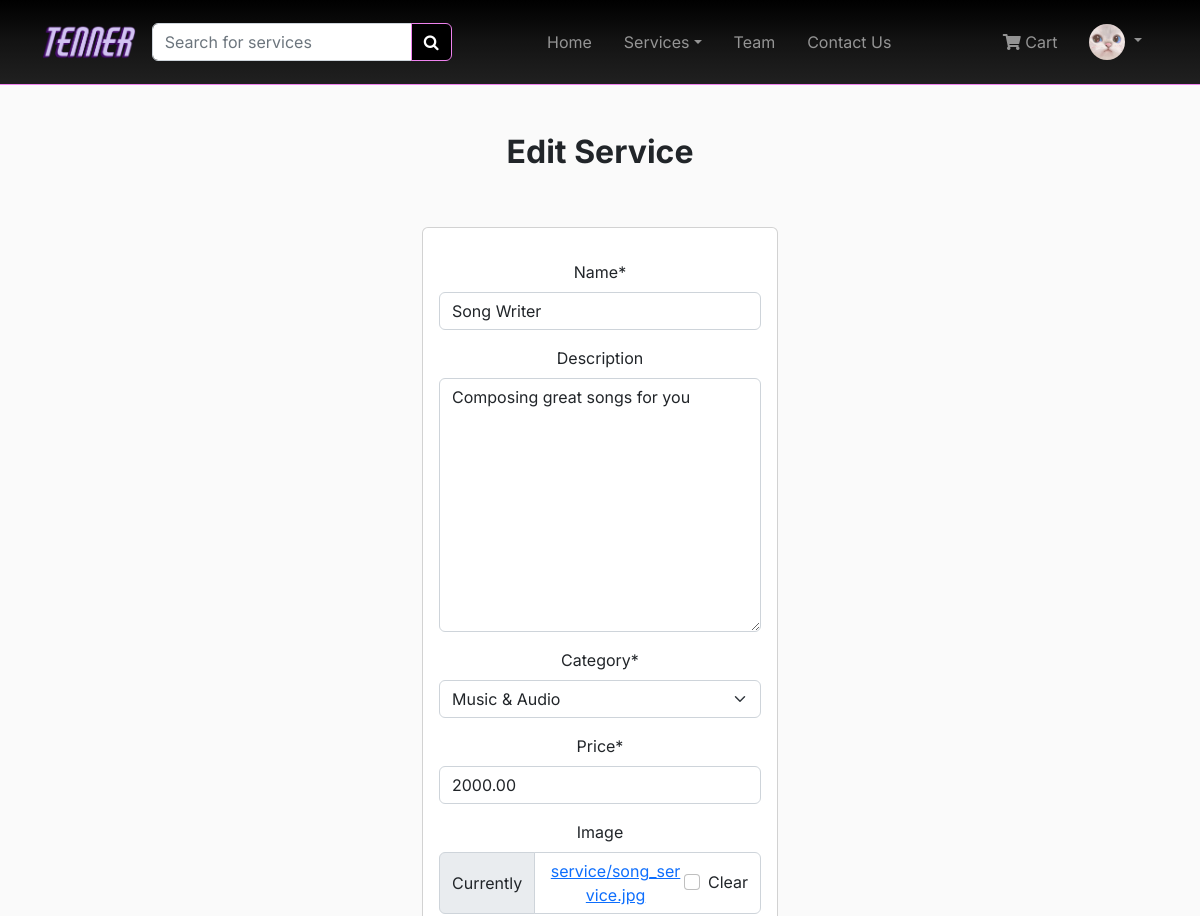
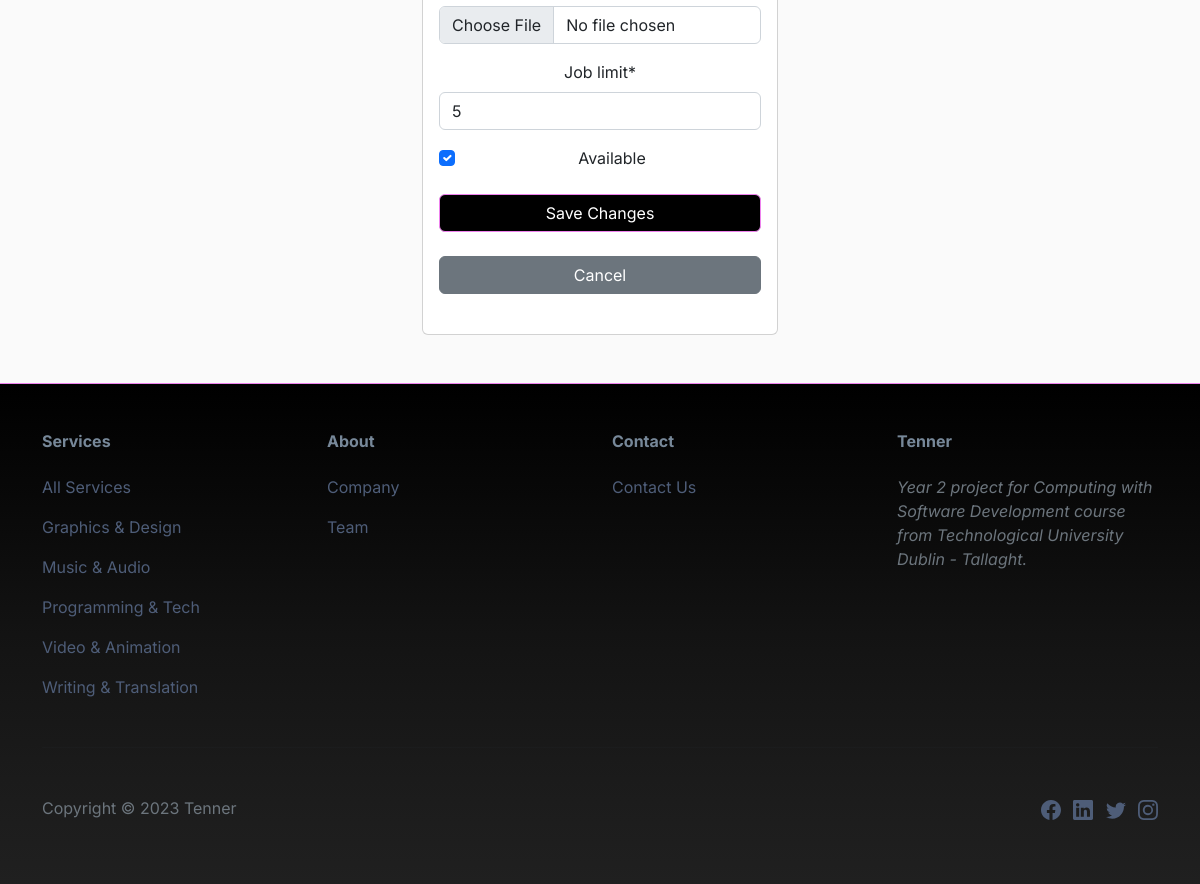
The page /services/2f060620-5fac-40c7-abb5-29faf23cee4a/edit/ (signed in) on the database its author committed (2 pictures, top to bottom).
### accounts/models.py (models this page shows, shortened)
class CustomUser(AbstractUser):
    first_name = models.CharField(max_length=255)
    last_name = models.CharField(max_length=255)

class Profile(models.Model):
    user = models.OneToOneField(
        get_user_model(),
        null=True,
        on_delete=models.CASCADE,
    )
    email = models.EmailField(max_length=255)
    first_name = models.CharField(max_length=255)
    last_name = models.CharField(max_length=255)
    image = models.ImageField(upload_to='profile', blank=True, null=True)
    join_date = models.DateTimeField(auto_now_add=True, blank=True, null=True)

### services/models.py (models this page shows, shortened)
class Service(models.Model):
    id = models.UUIDField(
        primary_key=True,
        default=uuid.uuid4,
        editable=False)
    name = models.CharField(max_length=250, unique=True)
    description = models.TextField(blank = True)
    category = models.ForeignKey(Category, on_delete=models.CASCADE)
    provider = models.ForeignKey(get_user_model(), on_delete=models.CASCADE)
    price = models.DecimalField(max_digits=10, decimal_places=2)
    image = models.ImageField(upload_to = 'service', blank=True)
    job_limit = models.IntegerField()
    available = models.BooleanField(default=True)
    created = models.DateTimeField(auto_now_add=True, blank = True, null= True)
    updated = models.DateTimeField(auto_now=True, blank = True, null= True)
    class Meta:
        ordering = ('name',)
        verbose_name = 'service'
        verbose_name_plural = 'services'
    def get_absolute_url(self):
        return reverse('services:service_detail', args=[self.category.id, self.id])

class Category(models.Model):
    id = models.UUIDField(
        primary_key=True,
        default=uuid.uuid4,
        editable=False)
    name = models.CharField(max_length=250, unique=True)
    description = models.TextField(blank = True)
    class Meta:
        ordering = ('name',)
        verbose_name = 'category'
        verbose_name_plural = 'categories'
    def get_absolute_url(self):
        return reverse('services:services_by_category', args=[self.id])
    def __str__(self):
        return self.name

### services/views.py (the view)
# urls.py: path('<uuid:service_id>/edit/', views.ServiceUpdateView.as_view(), name='edit_service'),
class ServiceUpdateView(UpdateView):
    model = Service
    template_name = 'service_edit.html'
    fields = [
        'name',
        'description',
        'category',
        'price',
        'image',
        'job_limit',
        'available',
    ]
    pk_url_kwarg = 'service_id'

### accounts/templatetags/auth_extras.py (called while the page is built)
@register.filter(name='has_group')
def has_group(user, group_name):
    group = Group.objects.get(name=group_name)
    if group in user.groups.all():
        return True
    return False

### cart/context_processors.py (called while the page is built)
def counter(request):
    item_count = 0
    if 'admin' in request.path:
        return {}
    else:
        try:
            cart = Cart.objects.filter(cart_id=_cart_id(request))
            cart_items = CartItem.objects.all().filter(cart=cart[:1])
            for cart_item in cart_items:
                item_count += cart_item.quantity
        except Cart.DoesNotExist:
            item_count = 0
    return {'item_count':item_count}

### cart/views.py (called while the page is built)
def _cart_id(request):
    cart = request.session.session_key
    if not cart:
        cart = request.session.create()
    return cart

### pages/context_processors.py (called while the page is built)
def category_links(request):
    category_links = Category.objects.all()
    return {'category_links': category_links}

### services/templates/service_edit.html (shortened to what this page needs)
{% extends 'base.html' %}
{% load static %}
{% load crispy_forms_tags %}
{% block content %}
<section>
<div class="container py-5">
    <div class="row mb-4 mb-lg-5">
        <div class="col-md-8 col-xl-6 text-center mx-auto">
            <h2 class="fw-bold">Edit Service</h2>
        </div>
    </div>
    <div class="row d-flex justify-content-center">
        <div class="col-md-6 col-xl-4">
            <div class="card">
                <div class="card-body text-center d-flex flex-column align-items-center">
                    <form method="POST" enctype="multipart/form-data">
                        <p>
                            {{ form | crispy }}
                        </p>
                        <button type="submit" class="btn btn-primary d-block w-100 my-4">Save Changes</button>
                        <a href="{{ service.get_absolute_url }}" type="button" class="btn btn-secondary d-block w-100 my-4">Cancel</a>
                    </form>
                </div>
            </div>
        </div>
    </div>
</div>
</section>
{% endblock content %}

### pages/templates/navbar.html (shortened to what this page needs)
{% load auth_extras %}
{% load static %}
<nav class="navbar navbar-dark navbar-expand-md sticky-top navbar-shrink py-3" id="mainNav">
    <div class="container">
        <a class = "me-3" href = "/"><img src = "{% static 'images/tenner_logo7.png' %}" class = "w-100 logo-size" alt = "logo"></a>
        <div id="search-bar">
            <form action="{% url 'search:search_result' %}" method="GET" style="width: 100%;">
                <div class="input-group">
                    <input type="search" class="form-control" placeholder="Search for services" aria-label="Search"
                        name="q">
                    <button class="btn btn-primary" type="submit"><i class="fa fa-search"></i></button>
                </div>
            </form>
        </div>
        <div class="collapse navbar-collapse" id="navcol-1">
            <ul class="navbar-nav mx-auto">
                <li class="nav-item"><a class="nav-link" href="/">Home</a></li>
                <li class="nav-item">
                    <li class="nav-item dropdown">
                        <a class="nav-link dropdown-toggle" href="" role="button" data-bs-toggle="dropdown">Services</a>
                    </li>
                </li>
                <li class="nav-item"><a class="nav-link" href="{% url 'team' %}">Team</a></li>
                <li class="nav-item"><a class="nav-link" href="{% url 'contact:contact_us' %}">Contact Us</a></li>
            </ul>
            <ul class="navbar-nav navbar-right">
                {% if user.is_authenticated %}
                <div class="d-flex align-items-center">
                    {% if item_count > 0 %}
                    <li class="nav-item">
                        <a class="nav-link" href="{% url 'cart:cart_detail' %}">
                            <i class="fas fa-shopping-cart"></i>&nbsp;Cart ({{item_count}})
                    </a>
                    </li>
                    {% else %}
                    <li class="nav-item">
                        <a class="nav-link" href="{% url 'cart:cart_detail' %}">
                            <i class="fas fa-shopping-cart"></i>&nbsp;Cart
                        </a>
                    </li>
                    {% endif %}
                </div>
                    <li class="nav-item">
                        <li class="nav-item dropdown">
                            {% if user.profile.image %}
                            <a class="nav-link dropdown-toggle" role="button" data-bs-toggle="dropdown">
                                <img class="rounded-circle" src="{{ user.profile.image.url }}" width="36px;" alt="User profile image">
                            </a>
                            {% else %}
                            <a class="nav-link dropdown-toggle" href="" role="button" data-bs-toggle="dropdown">
                                <img class="rounded-circle" src="{% static 'images/default_profile_pic.jpg' %}" width="36px;" alt="User profile image">
                            </a>
                            {% endif %}
                        </li>
                    </li>
                {% endif %}
            </ul>
        </div>
    </div>
</nav>

### pages/templates/footer.html (shortened to what this page needs)
<footer>
    <div class="container py-4 py-lg-5">
        <div class="row justify-content-center">
            <div class="col-sm-4 col-md-3 text-center text-lg-start d-flex flex-column">
                <h3 class="fs-6 fw-bold">Services</h3>
                <ul class="list-unstyled">
                    <li><a href="{% url 'services:all_services' %}">All Services</a></li>
                    {% for category in category_links %}
                        <li><a href="{{ category.get_absolute_url }}">{{ category.name }}</a></li>
                    {% endfor %}
                </ul>
            </div>
            <div class="col-sm-4 col-md-3 text-center text-lg-start d-flex flex-column">
                <h3 class="fs-6 fw-bold">About</h3>
                <ul class="list-unstyled text-muted">
                    <li><a href="#">Company</a></li>
                    <li><a href="{% url 'team' %}">Team</a></li>
                </ul>
            </div>
            <div class="col-sm-4 col-md-3 text-center text-lg-start d-flex flex-column">
                <h3 class="fs-6 fw-bold">Contact</h3>
                <ul class="list-unstyled">
                    <li><a href="{% url 'contact:contact_us' %}">Contact Us</a></li>
                </ul>
            </div>
            <div class="col-lg-3 text-center text-lg-start d-flex flex-column align-items-center order-first align-items-lg-start order-lg-last">
                <h3 class="fs-6 fw-bold">Tenner</h3>
                <p class="text-muted fst-italic mb-4">Year 2 project for Computing with Software Development course from Technological University Dublin - Tallaght.</p>
            </div>
        </div>
        <hr>
        <div class="text-muted d-flex justify-content-between align-items-center pt-3">
            <p class="mb-0">Copyright © {% now 'Y' %} Tenner</p>
            <ul class="list-inline mb-0">
                <li class="list-inline-item pt-3">
                    <a href="https://www.facebook.com/" target="_blank">
                    </a>
                </li>
                <li class="list-inline-item pt-3">
                    <a href="https://www.linkedin.com/" target="_blank">
                    </a>
                </li>
                <li class="list-inline-item">
                    <a href="https://twitter.com/" target="_blank">
                    </a>
                </li>
                <li class="list-inline-item">
                    <a href="https://www.instagram.com/" target="_blank">
                    </a>
                </li>
            </ul>
        </div>
    </div>
</footer>

### static/css/style.css (style rules this page uses)
body { font-family: "Inter", "Helvetica Neue", Helvetica, Arial, sans-serif; background: #fafafa; }
#mainNav { border-bottom: solid violet 1px; background: linear-gradient(#000000, #090909, #131313, #1a1a1a, #202020); }
#mainNav .nav-link { margin-left: .5em; margin-right: .5em; }
footer { border-top: solid violet 1px; background: linear-gradient(#000000, #090909, #131313, #1a1a1a, #202020); }
footer h3, footer li { padding-bottom: 16px; color: lightslategray; }
footer svg { font-size: 1.25rem; }
footer li a:link, footer li a:visited { text-decoration: none; color: #4E5D78; }
.btn-primary { background-color: black; border-color: violet; color: white; }

### static/css/custom.css (style rules this page uses)
.logo-size { height: 2.3rem; }

### rows shown on the page
CustomUser: profile.image (picture)
Service: name "Song Writer", description "Composing great songs for you", category "Music & Audio", price "2000.00", job_limit "5", available "☑"
Category: name "Graphics & Design"
Category: name "Music & Audio"
Category: name "Programming & Tech"
Category: name "Video & Animation"
Category: name "Writing & Translation"
